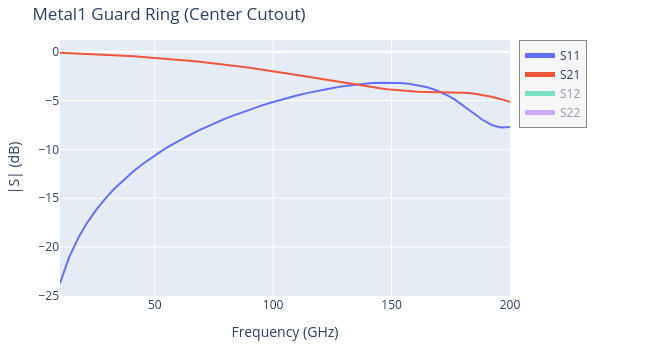

Here is the notebook cell this chart was saved with:
### Code cell
fig = results.plot_interactive()
fig.update_layout(title="Metal1 Guard Ring (Center Cutout)")
fig.show()
